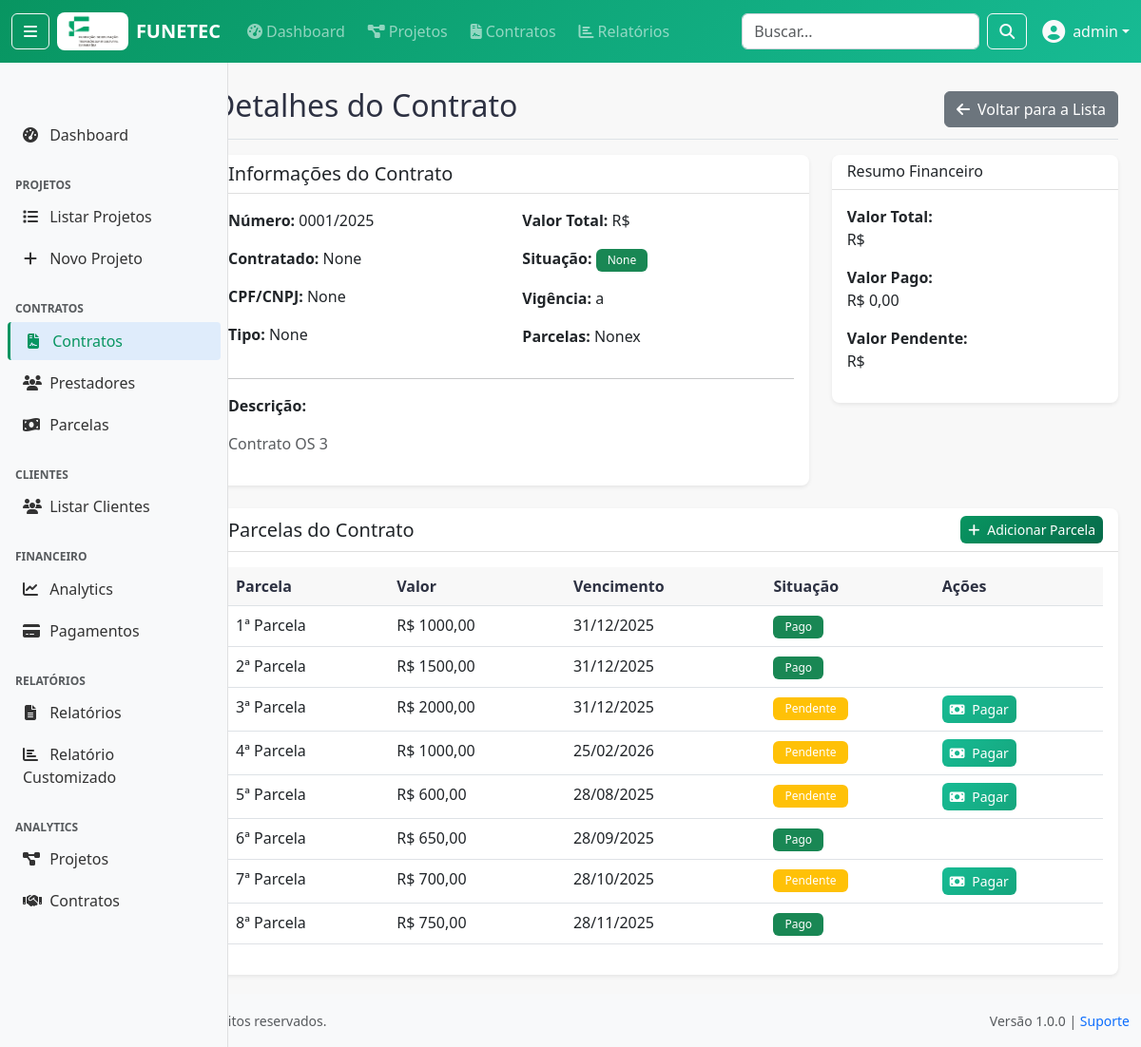
/contratos/0001/2025/ (signed in), run on an earlier commit of the app's database.
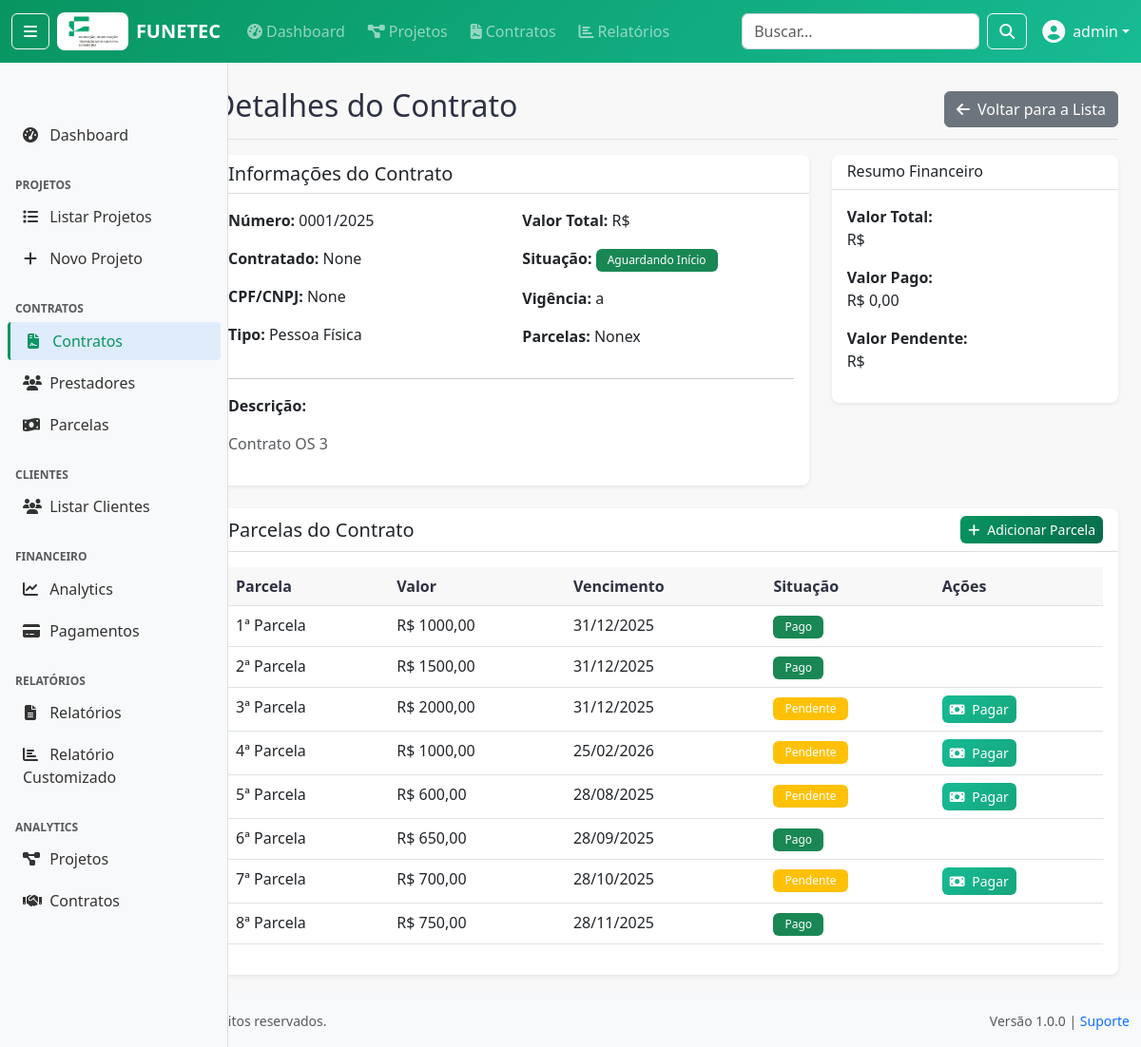
And on a later commit of the database.
### apps/contratos/models/contrato.py (models this page shows, shortened)
class Contrato(models.Model):
    SITUACAO_CHOICES = [
        ('1', 'Aguardando Início'),
        ('2', 'Em andamento'),
        ('3', 'Paralisado'),
        ('4', 'Suspenso'),
        ('5', 'Cancelado'),
        ('6', 'Concluído'),
    ]
    TIPO_PESSOA_CHOICES = [
        (1, 'Pessoa Física'),
        (2, 'Pessoa Jurídica'),
    ]
    num_contrato = models.CharField(
        max_length=20,
        primary_key=True,
        db_column='numContrato',
        verbose_name='Número do Contrato'
    )
    cod_ordem = models.IntegerField(
        db_column='codOrdem',
        verbose_name='Código da Ordem'
    )
    descricao = models.CharField(
        max_length=500,
        verbose_name='Descrição'
    )
    cpf_cnpj = models.CharField(
        max_length=20,
        db_column='cpfcnpj',
        verbose_name='CPF/CNPJ',
        null=True,
        blank=True
    )
    contratado = models.CharField(
        max_length=200,
        verbose_name='Nome do Contratado',
        null=True,
        blank=True
    )
    tipo_pessoa = models.IntegerField(
        choices=TIPO_PESSOA_CHOICES,
        db_column='tipoPessoa',
        verbose_name='Tipo de Pessoa',
        null=True,
        blank=True
    )
    data_inicio = models.DateField(
        db_column='dataInicio',
        verbose_name='Data de Início',
        null=True,
        blank=True
    )
    data_fim = models.DateField(
        db_column='dataFim',
        verbose_name='Data de Fim',
        null=True,
        blank=True
    )
    valor = models.DecimalField(
        max_digits=14,
        decimal_places=2,
        verbose_name='Valor',
        null=True,
        blank=True
    )
    parcelas = models.IntegerField(
        verbose_name='Número de Parcelas',
        null=True,
        blank=True
    )
    data_parcela_inicial = models.DateField(
        db_column='dataParcelaInicial',
        verbose_name='Data da Parcela Inicial',
        null=True,
        blank=True
    )
    situacao = models.CharField(
        max_length=20,
        choices=SITUACAO_CHOICES,
        verbose_name='Situação',
        null=True,
        blank=True
    )
    class Meta:
        db_table = 'contrato'
        verbose_name = 'Contrato'
        verbose_name_plural = 'Contratos'
    class Meta:
        db_table = 'contrato'
        verbose_name = 'Contrato'
        verbose_name_plural = 'Contratos'

### apps/contratos/views/contrato_views.py (the view)
# urls.py: path('<path:pk>/', contrato_views.ContratoDetailView.as_view(), name='contrato_detail'),
class ContratoDetailView(LoginRequiredMixin, DetailView):
    model = Contrato
    template_name = 'contratos/contrato_detail.html'
    context_object_name = 'contrato'

### apps/accounts/models/user.py (called while the page is built)
    def __str__(self):
        return self.get_full_name() or self.username

    def is_admin(self):
        return self.role == 'admin' or self.is_superuser

    def is_cliente(self):
        return self.role == 'cliente' or self.is_cliente_externo

    def can_manage_projects(self):
        return self.is_admin() or self.has_perm('accounts.can_manage_projects')

    def can_view_financial_data(self):
        return self.role in ['admin', 'financeiro', 'fiscal'] or self.has_perm('accounts.can_view_financial_data')

    def can_manage_contracts(self):
        return self.role in ['admin', 'financeiro'] or self.has_perm('accounts.can_manage_contracts')

    def can_generate_reports(self):
        return not self.is_cliente() or self.has_perm('accounts.can_generate_reports')

### templates/contratos/contrato_detail.html (shortened to what the changed rows need)
{% extends 'base/base.html' %}
{% block page_title %}Detalhes do Contrato{% endblock %}
{% block content %}
<div class="row">
    <div class="col-md-8">
        <div class="card shadow-sm">
            <div class="card-body">
                <div class="row">
                    <div class="col-md-6">
                        <p><strong>Número:</strong> {{ contrato.num_contrato }}</p>
                        <p><strong>Contratado:</strong> {{ contrato.contratado }}</p>
                        <p><strong>CPF/CNPJ:</strong> {{ contrato.cpf_cnpj }}</p>
                        <p><strong>Tipo:</strong> {{ contrato.get_tipo_pessoa_display }}</p>
                    </div>
                    <div class="col-md-6">
                        <p><strong>Valor Total:</strong> R$ {{ contrato.valor|floatformat:2 }}</p>
                        <p><strong>Situação:</strong> <span class="badge bg-success">{{ contrato.get_situacao_display }}</span></p>
                        <p><strong>Vigência:</strong> {{ contrato.data_inicio|date:"d/m/Y" }} a {{ contrato.data_fim|date:"d/m/Y" }}</p>
                        <p><strong>Parcelas:</strong> {{ contrato.parcelas }}x</p>
                    </div>
                </div>
                <div class="row">
                    <div class="col-12">
                        <p><strong>Descrição:</strong></p>
                        <p class="text-muted">{{ contrato.descricao|default:"Sem descrição" }}</p>
                    </div>
                </div>
            </div>
        </div>
    </div>
</div>
<div class="card shadow-sm mt-4">
    <div class="card-body">
        <div class="table-responsive">
            <table class="table table-hover">
                <thead>
                    <tr>
                        <th>Parcela</th>
                        <th>Valor</th>
                        <th>Vencimento</th>
                        <th>Situação</th>
                        <th>Ações</th>
                    </tr>
                </thead>
            </table>
        </div>
    </div>
</div>
{% endblock %}

What changed in the data, as far as the page shows it:
changed Contrato "None": tipo_pessoa "None" → "Pessoa Física"; situacao "None" → "Aguardando Início"
